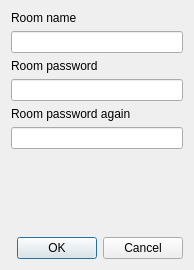
<?xml version="1.0" encoding="UTF-8"?>
<ui version="4.0">
 <class>AddRoom</class>
 <widget class="QDialog" name="AddRoom">
  <property name="geometry">
   <rect>
    <x>0</x>
    <y>0</y>
    <width>194</width>
    <height>270</height>
   </rect>
  </property>
  <property name="windowTitle">
   <string>Dialog</string>
  </property>
  <layout class="QVBoxLayout" name="verticalLayout_2">
   <item>
    <layout class="QVBoxLayout" name="verticalLayout">
     <item>
      <widget class="QLabel" name="label">
       <property name="text">
        <string>Room name</string>
       </property>
      </widget>
     </item>
     <item>
      <widget class="QLineEdit" name="name"/>
     </item>
     <item>
      <widget class="QLabel" name="label_2">
       <property name="text">
        <string>Room password</string>
       </property>
      </widget>
     </item>
     <item>
      <widget class="QLineEdit" name="pass"/>
     </item>
     <item>
      <widget class="QLabel" name="label_3">
       <property name="text">
        <string>Room password again</string>
       </property>
      </widget>
     </item>
     <item>
      <widget class="QLineEdit" name="pass2"/>
     </item>
    </layout>
   </item>
   <item>
    <spacer name="verticalSpacer">
     <property name="orientation">
      <enum>Qt::Vertical</enum>
     </property>
     <property name="sizeHint" stdset="0">
      <size>
       <width>20</width>
       <height>40</height>
      </size>
     </property>
    </spacer>
   </item>
   <item>
    <widget class="QDialogButtonBox" name="buttonBox">
     <property name="orientation">
      <enum>Qt::Horizontal</enum>
     </property>
     <property name="standardButtons">
      <set>QDialogButtonBox::Cancel|QDialogButtonBox::Ok</set>
     </property>
    </widget>
   </item>
  </layout>
 </widget>
 <resources/>
 <connections>
  <connection>
   <sender>buttonBox</sender>
   <signal>accepted()</signal>
   <receiver>AddRoom</receiver>
   <slot>accept()</slot>
   <hints>
    <hint type="sourcelabel">
     <x>248</x>
     <y>254</y>
    </hint>
    <hint type="destinationlabel">
     <x>157</x>
     <y>274</y>
    </hint>
   </hints>
  </connection>
  <connection>
   <sender>buttonBox</sender>
   <signal>rejected()</signal>
   <receiver>AddRoom</receiver>
   <slot>reject()</slot>
   <hints>
    <hint type="sourcelabel">
     <x>316</x>
     <y>260</y>
    </hint>
    <hint type="destinationlabel">
     <x>286</x>
     <y>274</y>
    </hint>
   </hints>
  </connection>
 </connections>
</ui>
